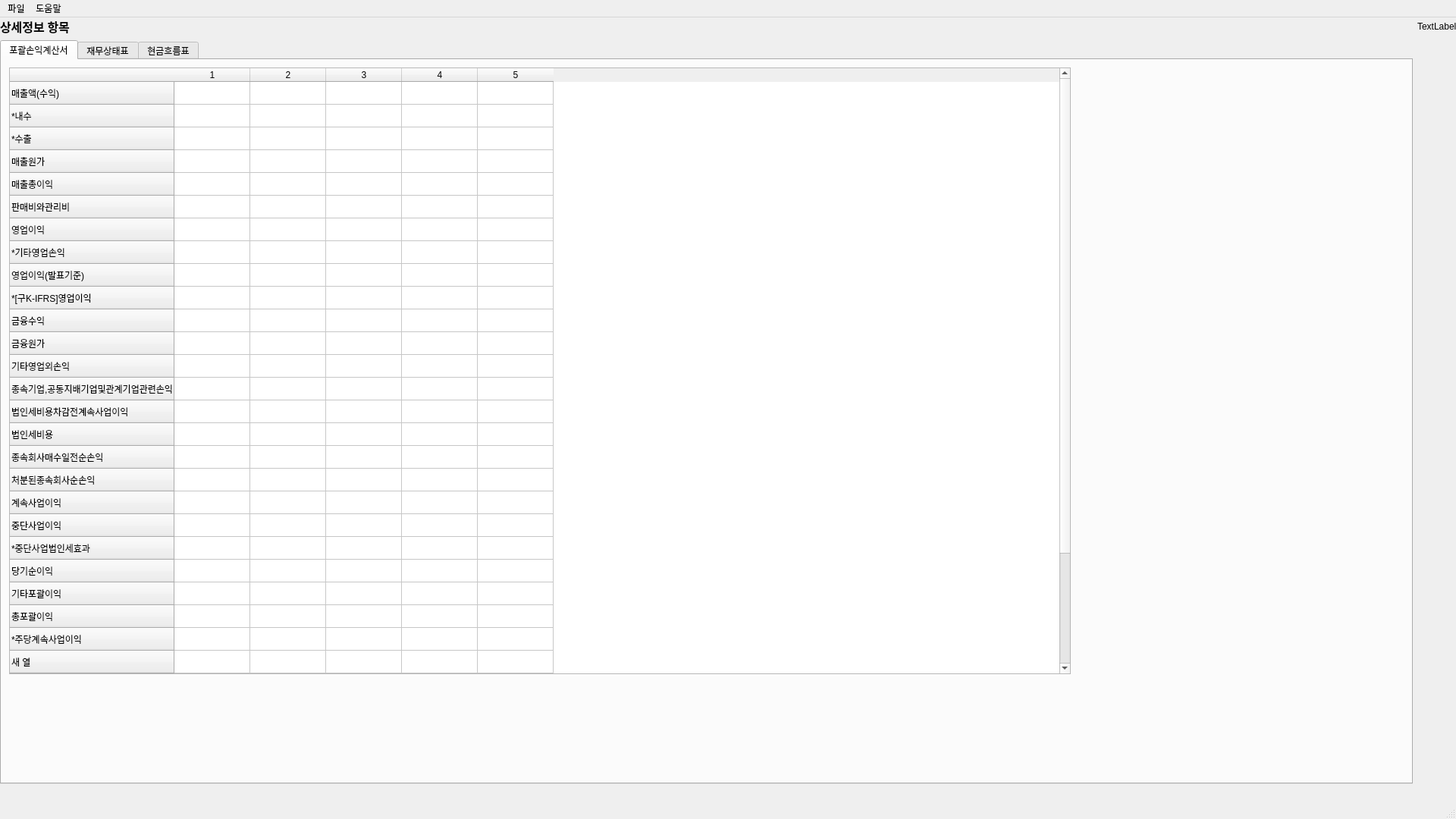
<?xml version="1.0" encoding="UTF-8"?>
<ui version="4.0">
 <class>MainWindow</class>
 <widget class="QMainWindow" name="MainWindow">
  <property name="windowModality">
   <enum>Qt::WindowModal</enum>
  </property>
  <property name="enabled">
   <bool>true</bool>
  </property>
  <property name="geometry">
   <rect>
    <x>0</x>
    <y>0</y>
    <width>1920</width>
    <height>1080</height>
   </rect>
  </property>
  <property name="sizePolicy">
   <sizepolicy hsizetype="Ignored" vsizetype="Ignored">
    <horstretch>0</horstretch>
    <verstretch>0</verstretch>
   </sizepolicy>
  </property>
  <property name="windowTitle">
   <string>상세 정보</string>
  </property>
  <property name="whatsThis">
   <string notr="true"/>
  </property>
  <property name="autoFillBackground">
   <bool>false</bool>
  </property>
  <property name="toolButtonStyle">
   <enum>Qt::ToolButtonIconOnly</enum>
  </property>
  <widget class="QWidget" name="centralwidget">
   <widget class="QWidget" name="gridLayoutWidget">
    <property name="geometry">
     <rect>
      <x>0</x>
      <y>0</y>
      <width>1921</width>
      <height>1031</height>
     </rect>
    </property>
    <layout class="QGridLayout" name="gridLayout">
     <item row="1" column="0">
      <widget class="QTabWidget" name="ShowTab">
       <property name="enabled">
        <bool>true</bool>
       </property>
       <property name="currentIndex">
        <number>0</number>
       </property>
       <property name="elideMode">
        <enum>Qt::ElideNone</enum>
       </property>
       <widget class="QWidget" name="tab">
        <attribute name="title">
         <string>포괄손익계산서</string>
        </attribute>
        <widget class="QTableWidget" name="tableWidget">
         <property name="enabled">
          <bool>true</bool>
         </property>
         <property name="geometry">
          <rect>
           <x>10</x>
           <y>10</y>
           <width>1400</width>
           <height>800</height>
          </rect>
         </property>
         <property name="mouseTracking">
          <bool>false</bool>
         </property>
         <property name="acceptDrops">
          <bool>false</bool>
         </property>
         <property name="editTriggers">
          <set>QAbstractItemView::NoEditTriggers</set>
         </property>
         <attribute name="horizontalHeaderVisible">
          <bool>true</bool>
         </attribute>
         <attribute name="horizontalHeaderCascadingSectionResizes">
          <bool>false</bool>
         </attribute>
         <row>
          <property name="text">
           <string>매출액(수익)</string>
          </property>
         </row>
         <row>
          <property name="text">
           <string>*내수</string>
          </property>
         </row>
         <row>
          <property name="text">
           <string>*수출</string>
          </property>
         </row>
         <row>
          <property name="text">
           <string>매출원가</string>
          </property>
         </row>
         <row>
          <property name="text">
           <string>매출총이익</string>
          </property>
         </row>
         <row>
          <property name="text">
           <string>판매비와관리비</string>
          </property>
         </row>
         <row>
          <property name="text">
           <string>영업이익</string>
          </property>
         </row>
         <row>
          <property name="text">
           <string>*기타영업손익</string>
          </property>
         </row>
         <row>
          <property name="text">
           <string>영업이익(발표기준)</string>
          </property>
         </row>
         <row>
          <property name="text">
           <string>*[구K-IFRS]영업이익</string>
          </property>
         </row>
         <row>
          <property name="text">
           <string>금융수익</string>
          </property>
         </row>
         <row>
          <property name="text">
           <string>금융원가</string>
          </property>
         </row>
         <row>
          <property name="text">
           <string>기타영업외손익</string>
          </property>
         </row>
         <row>
          <property name="text">
           <string>종속기업,공동지배기업및관계기업관련손익</string>
          </property>
         </row>
         <row>
          <property name="text">
           <string>법인세비용차감전계속사업이익</string>
          </property>
         </row>
         <row>
          <property name="text">
           <string>법인세비용</string>
          </property>
         </row>
         <row>
          <property name="text">
           <string>종속회사매수일전순손익</string>
          </property>
         </row>
         <row>
          <property name="text">
           <string>처분된종속회사순손익</string>
          </property>
         </row>
         <row>
          <property name="text">
           <string>계속사업이익</string>
          </property>
         </row>
         <row>
          <property name="text">
           <string>중단사업이익</string>
          </property>
         </row>
         <row>
          <property name="text">
           <string>*중단사업법인세효과</string>
          </property>
         </row>
         <row>
          <property name="text">
           <string>당기순이익</string>
          </property>
         </row>
         <row>
          <property name="text">
           <string>기타포괄이익</string>
          </property>
         </row>
         <row>
          <property name="text">
           <string>총포괄이익</string>
          </property>
         </row>
         <row>
          <property name="text">
           <string>*주당계속사업이익</string>
          </property>
         </row>
         <row>
          <property name="text">
           <string>새 열</string>
          </property>
         </row>
         <row>
          <property name="text">
           <string>*희석주당계속사업이익</string>
          </property>
         </row>
         <row>
          <property name="text">
           <string>*희석주당순이익</string>
          </property>
         </row>
         <row>
          <property name="text">
           <string>*(지배주주지분)주당계속사업이익</string>
          </property>
         </row>
         <row>
          <property name="text">
           <string>*(지배주주지분)주당순이익</string>
          </property>
         </row>
         <row>
          <property name="text">
           <string>*(지배주주지분)희석주당계속사업이익</string>
          </property>
         </row>
         <row>
          <property name="text">
           <string>*(지배주주지분)희석주당순이익</string>
          </property>
         </row>
         <column>
          <property name="text">
           <string>1</string>
          </property>
         </column>
         <column>
          <property name="text">
           <string>2</string>
          </property>
         </column>
         <column>
          <property name="text">
           <string>3</string>
          </property>
         </column>
         <column>
          <property name="text">
           <string>4</string>
          </property>
         </column>
         <column>
          <property name="text">
           <string>5</string>
          </property>
         </column>
        </widget>
       </widget>
       <widget class="QWidget" name="tab_3">
        <attribute name="title">
         <string>재무상태표</string>
        </attribute>
        <widget class="QTableWidget" name="tableWidget_2">
         <property name="geometry">
          <rect>
           <x>10</x>
           <y>10</y>
           <width>1400</width>
           <height>800</height>
          </rect>
         </property>
         <property name="editTriggers">
          <set>QAbstractItemView::NoEditTriggers</set>
         </property>
         <row>
          <property name="text">
           <string>자산총계</string>
          </property>
         </row>
         <row>
          <property name="text">
           <string>유동자산</string>
          </property>
         </row>
         <row>
          <property name="text">
           <string>재고자산</string>
          </property>
         </row>
         <row>
          <property name="text">
           <string>유동생물자산</string>
          </property>
         </row>
         <row>
          <property name="text">
           <string>당기손익-공정가치측정금융자산</string>
          </property>
         </row>
         <row>
          <property name="text">
           <string>기타포괄손익-공정가치측정금융자산</string>
          </property>
         </row>
         <row>
          <property name="text">
           <string>상각후원가측정유가증권</string>
          </property>
         </row>
         <row>
          <property name="text">
           <string>상각후원가측정금융자산</string>
          </property>
         </row>
         <row>
          <property name="text">
           <string>상각후원가측정금융자산</string>
          </property>
         </row>
         <row>
          <property name="text">
           <string>매출채권및기타채권</string>
          </property>
         </row>
         <row>
          <property name="text">
           <string>당기법인세자산(선급법인세)</string>
          </property>
         </row>
         <row>
          <property name="text">
           <string>계약자산</string>
          </property>
         </row>
         <row>
          <property name="text">
           <string>반품(환불)자산</string>
          </property>
         </row>
         <row>
          <property name="text">
           <string>배출권</string>
          </property>
         </row>
         <row>
          <property name="text">
           <string>기타유동자산</string>
          </property>
         </row>
         <row>
          <property name="text">
           <string>현금및현금성자산</string>
          </property>
         </row>
         <row>
          <property name="text">
           <string>매각예정비유동자산및처분자산</string>
          </property>
         </row>
         <row>
          <property name="text">
           <string>비유동자산</string>
          </property>
         </row>
         <row>
          <property name="text">
           <string>유형자산</string>
          </property>
         </row>
         <row>
          <property name="text">
           <string>무형자산</string>
          </property>
         </row>
         <row>
          <property name="text">
           <string>비유동생물자산</string>
          </property>
         </row>
         <row>
          <property name="text">
           <string>투자부동산</string>
          </property>
         </row>
         <row>
          <property name="text">
           <string>투자자산</string>
          </property>
         </row>
         <row>
          <property name="text">
           <string>장기매출채권및기타채권</string>
          </property>
         </row>
         <row>
          <property name="text">
           <string>이연법인세자산</string>
          </property>
         </row>
         <row>
          <property name="text">
           <string>장기당기법인세자산</string>
          </property>
         </row>
         <row>
          <property name="text">
           <string>계약자산</string>
          </property>
         </row>
         <row>
          <property name="text">
           <string>반품(환불)자산</string>
          </property>
         </row>
         <row>
          <property name="text">
           <string>배출권</string>
          </property>
         </row>
         <row>
          <property name="text">
           <string>기타비유동자산</string>
          </property>
         </row>
         <row>
          <property name="text">
           <string>기타금융업자산</string>
          </property>
         </row>
         <row>
          <property name="text">
           <string>*순자산1</string>
          </property>
         </row>
         <row>
          <property name="text">
           <string>*순자산2</string>
          </property>
         </row>
         <row>
          <property name="text">
           <string>부채총계</string>
          </property>
         </row>
         <row>
          <property name="text">
           <string>새 열</string>
          </property>
         </row>
         <row>
          <property name="text">
           <string>단기사채</string>
          </property>
         </row>
         <row>
          <property name="text">
           <string>단기차입금</string>
          </property>
         </row>
         <row>
          <property name="text">
           <string>유동성장기부채</string>
          </property>
         </row>
         <row>
          <property name="text">
           <string>당기손익-공정가치측정금융부채</string>
          </property>
         </row>
         <row>
          <property name="text">
           <string>상각후원가측정금융부채</string>
          </property>
         </row>
         <row>
          <property name="text">
           <string>유동금융부채</string>
          </property>
         </row>
         <row>
          <property name="text">
           <string>매입채무및기타채무</string>
          </property>
         </row>
         <row>
          <property name="text">
           <string>유동종업원급여충당부채</string>
          </property>
         </row>
         <row>
          <property name="text">
           <string>단기충당부채</string>
          </property>
         </row>
         <row>
          <property name="text">
           <string>당기법인세부채(미지급법인세)</string>
          </property>
         </row>
         <row>
          <property name="text">
           <string>계약부채</string>
          </property>
         </row>
         <row>
          <property name="text">
           <string>반품(환불)부채</string>
          </property>
         </row>
         <row>
          <property name="text">
           <string>배출부채</string>
          </property>
         </row>
         <row>
          <property name="text">
           <string>기타유동부채</string>
          </property>
         </row>
         <row>
          <property name="text">
           <string>매각예정으로분류된처분자산에포함된부채</string>
          </property>
         </row>
         <row>
          <property name="text">
           <string>비유동부채</string>
          </property>
         </row>
         <row>
          <property name="text">
           <string>사채</string>
          </property>
         </row>
         <row>
          <property name="text">
           <string>장기차입금</string>
          </property>
         </row>
         <row>
          <property name="text">
           <string>당기손익-공정가치측정금융부채</string>
          </property>
         </row>
         <row>
          <property name="text">
           <string>상각후원가측정금융부채</string>
          </property>
         </row>
         <row>
          <property name="text">
           <string>비유동금융부채</string>
          </property>
         </row>
         <row>
          <property name="text">
           <string>장기매입채무및기타채무</string>
          </property>
         </row>
         <row>
          <property name="text">
           <string>비유동종업원급여충당부채</string>
          </property>
         </row>
         <row>
          <property name="text">
           <string>장기충당부채</string>
          </property>
         </row>
         <row>
          <property name="text">
           <string>이연법인세부채</string>
          </property>
         </row>
         <row>
          <property name="text">
           <string>장기당기법인세부채(미지급법인세)</string>
          </property>
         </row>
         <row>
          <property name="text">
           <string>계약부채</string>
          </property>
         </row>
         <row>
          <property name="text">
           <string>반품(환불)부채</string>
          </property>
         </row>
         <row>
          <property name="text">
           <string>배출부채</string>
          </property>
         </row>
         <row>
          <property name="text">
           <string>기타비유동부채</string>
          </property>
         </row>
         <row>
          <property name="text">
           <string>기타금융업부채</string>
          </property>
         </row>
         <row>
          <property name="text">
           <string>*이자발생부채</string>
          </property>
         </row>
         <row>
          <property name="text">
           <string>*순부채</string>
          </property>
         </row>
         <row>
          <property name="text">
           <string>*CAPEX</string>
          </property>
         </row>
         <row>
          <property name="text">
           <string>자본총계</string>
          </property>
         </row>
         <row>
          <property name="text">
           <string>지배주주지분</string>
          </property>
         </row>
         <row>
          <property name="text">
           <string>새 열</string>
          </property>
         </row>
         <row>
          <property name="text">
           <string>신종자본증권</string>
          </property>
         </row>
         <row>
          <property name="text">
           <string>자본잉여금</string>
          </property>
         </row>
         <row>
          <property name="text">
           <string>기타자본</string>
          </property>
         </row>
         <row>
          <property name="text">
           <string>기타포괄이익누계액</string>
          </property>
         </row>
         <row>
          <property name="text">
           <string>이익잉여금</string>
          </property>
         </row>
         <row>
          <property name="text">
           <string>*(지배)당기순이익</string>
          </property>
         </row>
         <row>
          <property name="text">
           <string>비지배주주지분</string>
          </property>
         </row>
         <row>
          <property name="text">
           <string>*(비지배)당기순이익</string>
          </property>
         </row>
         <row>
          <property name="text">
           <string>수권주식수</string>
          </property>
         </row>
         <row>
          <property name="text">
           <string>1주당금액</string>
          </property>
         </row>
         <row>
          <property name="text">
           <string>새 열</string>
          </property>
         </row>
         <row>
          <property name="text">
           <string>보통주</string>
          </property>
         </row>
         <row>
          <property name="text">
           <string>우선주</string>
          </property>
         </row>
         <column>
          <property name="text">
           <string>1</string>
          </property>
         </column>
         <column>
          <property name="text">
           <string>2</string>
          </property>
         </column>
         <column>
          <property name="text">
           <string>3</string>
          </property>
         </column>
         <column>
          <property name="text">
           <string>4</string>
          </property>
         </column>
         <column>
          <property name="text">
           <string>5</string>
          </property>
         </column>
        </widget>
       </widget>
       <widget class="QWidget" name="tab_2">
        <attribute name="title">
         <string>현금흐름표</string>
        </attribute>
        <widget class="QTableWidget" name="tableWidget_3">
         <property name="geometry">
          <rect>
           <x>10</x>
           <y>10</y>
           <width>1400</width>
           <height>800</height>
          </rect>
         </property>
         <property name="editTriggers">
          <set>QAbstractItemView::NoEditTriggers</set>
         </property>
         <row>
          <property name="text">
           <string>영업활동으로인한현금흐름</string>
          </property>
         </row>
         <row>
          <property name="text">
           <string>당기순이익</string>
          </property>
         </row>
         <row>
          <property name="text">
           <string>법인세비용차감전계속사업이익</string>
          </property>
         </row>
         <row>
          <property name="text">
           <string>현금유출이없는비용등가산</string>
          </property>
         </row>
         <row>
          <property name="text">
           <string>현금유입이없는수익등차감</string>
          </property>
         </row>
         <row>
          <property name="text">
           <string>영업활동으로인한자산부채변동</string>
          </property>
         </row>
         <row>
          <property name="text">
           <string>*영업에서창출된현금흐름</string>
          </property>
         </row>
         <row>
          <property name="text">
           <string>이자수입</string>
          </property>
         </row>
         <row>
          <property name="text">
           <string>이자지급(-)</string>
          </property>
         </row>
         <row>
          <property name="text">
           <string>배당금수입</string>
          </property>
         </row>
         <row>
          <property name="text">
           <string>배당금지급(-)</string>
          </property>
         </row>
         <row>
          <property name="text">
           <string>법인세환입</string>
          </property>
         </row>
         <row>
          <property name="text">
           <string>법인세납부(-)</string>
          </property>
         </row>
         <row>
          <property name="text">
           <string>중단사업관련현금흐름</string>
          </property>
         </row>
         <row>
          <property name="text">
           <string>*(직접법)총현금유입</string>
          </property>
         </row>
         <row>
          <property name="text">
           <string>*(직접법)총현금유출</string>
          </property>
         </row>
         <row>
          <property name="text">
           <string>투자활동으로인한현금흐름</string>
          </property>
         </row>
         <row>
          <property name="text">
           <string>투자활동현금유입액</string>
          </property>
         </row>
         <row>
          <property name="text">
           <string>투자활동현금유출액</string>
          </property>
         </row>
         <row>
          <property name="text">
           <string>이자수입</string>
          </property>
         </row>
         <row>
          <property name="text">
           <string>이자지급(-)</string>
          </property>
         </row>
         <row>
          <property name="text">
           <string>배당금수입</string>
          </property>
         </row>
         <row>
          <property name="text">
           <string>배당금지급(-)</string>
          </property>
         </row>
         <row>
          <property name="text">
           <string>법인세환입</string>
          </property>
         </row>
         <row>
          <property name="text">
           <string>법인세납부(-)</string>
          </property>
         </row>
         <row>
          <property name="text">
           <string>중단사업관련현금흐름</string>
          </property>
         </row>
         <row>
          <property name="text">
           <string>재무활동으로인한현금흐름</string>
          </property>
         </row>
         <row>
          <property name="text">
           <string>재무활동현금유입액</string>
          </property>
         </row>
         <row>
          <property name="text">
           <string>재무활동현금유출액</string>
          </property>
         </row>
         <row>
          <property name="text">
           <string>이자수입</string>
          </property>
         </row>
         <row>
          <property name="text">
           <string>이자지급(-)</string>
          </property>
         </row>
         <row>
          <property name="text">
           <string>배당금수입</string>
          </property>
         </row>
         <row>
          <property name="text">
           <string>배당금지급(-)</string>
          </property>
         </row>
         <row>
          <property name="text">
           <string>법인세환입</string>
          </property>
         </row>
         <row>
          <property name="text">
           <string>법인세납부(-)</string>
          </property>
         </row>
         <row>
          <property name="text">
           <string>중단사업관련현금흐름</string>
          </property>
         </row>
         <row>
          <property name="text">
           <string>영업투자재무활동기타현금흐름</string>
          </property>
         </row>
         <row>
          <property name="text">
           <string>연결범위변동으로인한현금의증가</string>
          </property>
         </row>
         <row>
          <property name="text">
           <string>환율변동효과</string>
          </property>
         </row>
         <row>
          <property name="text">
           <string>현금및현금성자산의증가</string>
          </property>
         </row>
         <row>
          <property name="text">
           <string>기초현금및현금성자산</string>
          </property>
         </row>
         <row>
          <property name="text">
           <string>기말현금및현금성자산</string>
          </property>
         </row>
         <column>
          <property name="text">
           <string>1</string>
          </property>
         </column>
         <column>
          <property name="text">
           <string>2</string>
          </property>
         </column>
         <column>
          <property name="text">
           <string>3</string>
          </property>
         </column>
         <column>
          <property name="text">
           <string>4</string>
          </property>
         </column>
         <column>
          <property name="text">
           <string>5</string>
          </property>
         </column>
        </widget>
       </widget>
      </widget>
     </item>
     <item row="0" column="1">
      <widget class="QLabel" name="label_3">
       <property name="text">
        <string>TextLabel</string>
       </property>
      </widget>
     </item>
     <item row="0" column="0">
      <widget class="QLabel" name="label">
       <property name="font">
        <font>
         <family>나눔고딕</family>
         <pointsize>12</pointsize>
         <weight>75</weight>
         <bold>true</bold>
        </font>
       </property>
       <property name="text">
        <string notr="true">상세정보 항목</string>
       </property>
      </widget>
     </item>
     <item row="2" column="0">
      <widget class="QLabel" name="label_2">
       <property name="text">
        <string>&lt;html&gt;&lt;head/&gt;&lt;body&gt;&lt;p&gt;&lt;img src=&quot;:/newPrefix/save.png&quot;/&gt;&lt;/p&gt;&lt;/body&gt;&lt;/html&gt;</string>
       </property>
      </widget>
     </item>
    </layout>
   </widget>
  </widget>
  <widget class="QMenuBar" name="menubar">
   <property name="geometry">
    <rect>
     <x>0</x>
     <y>0</y>
     <width>1920</width>
     <height>22</height>
    </rect>
   </property>
   <widget class="QMenu" name="menu">
    <property name="title">
     <string>도움말</string>
    </property>
   </widget>
   <widget class="QMenu" name="menu_2">
    <property name="title">
     <string>파일</string>
    </property>
   </widget>
   <addaction name="menu_2"/>
   <addaction name="menu"/>
  </widget>
  <widget class="QStatusBar" name="statusBar"/>
 </widget>
 <resources>
  <include location="Images/score.qrc"/>
 </resources>
 <connections/>
</ui>
